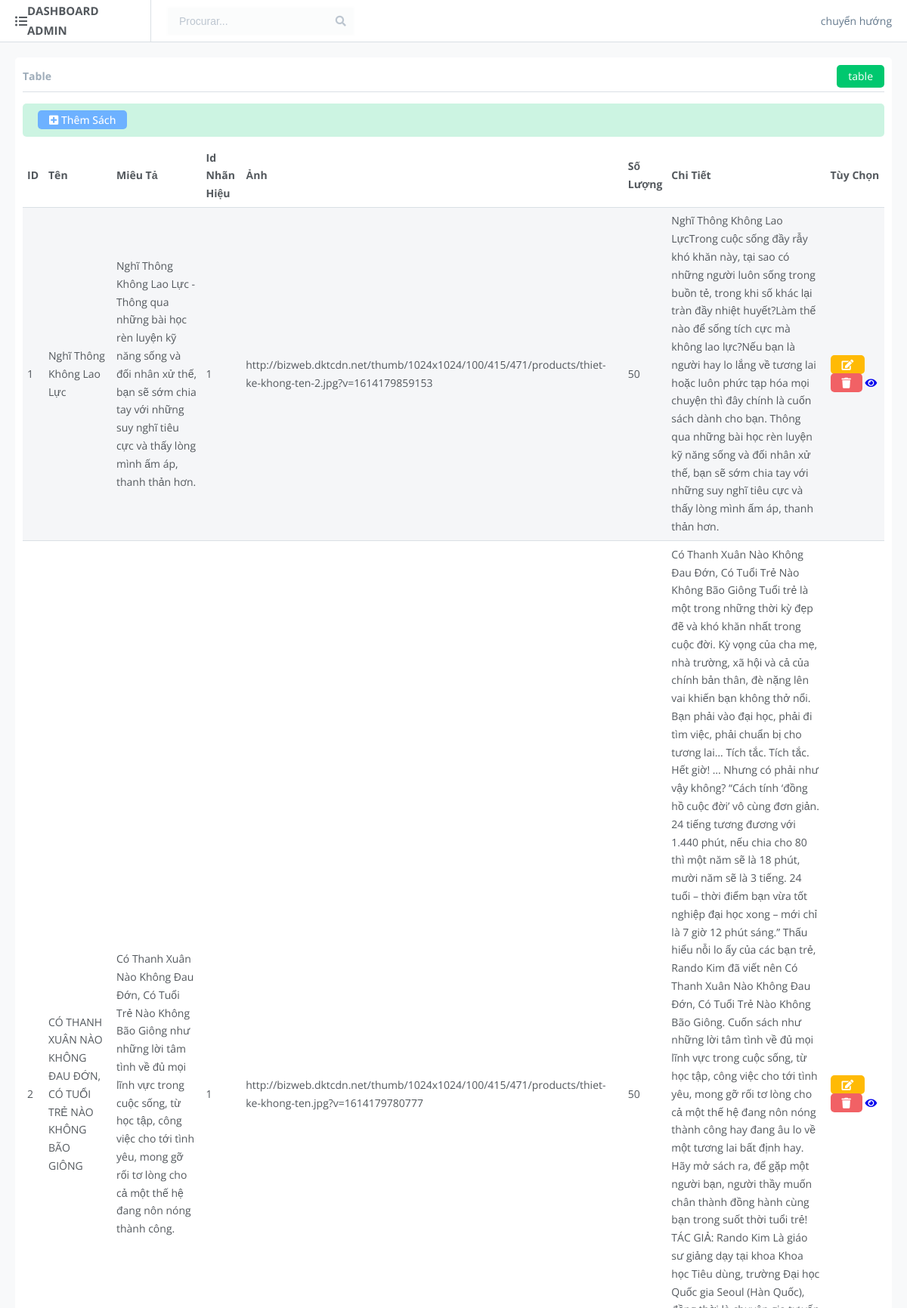
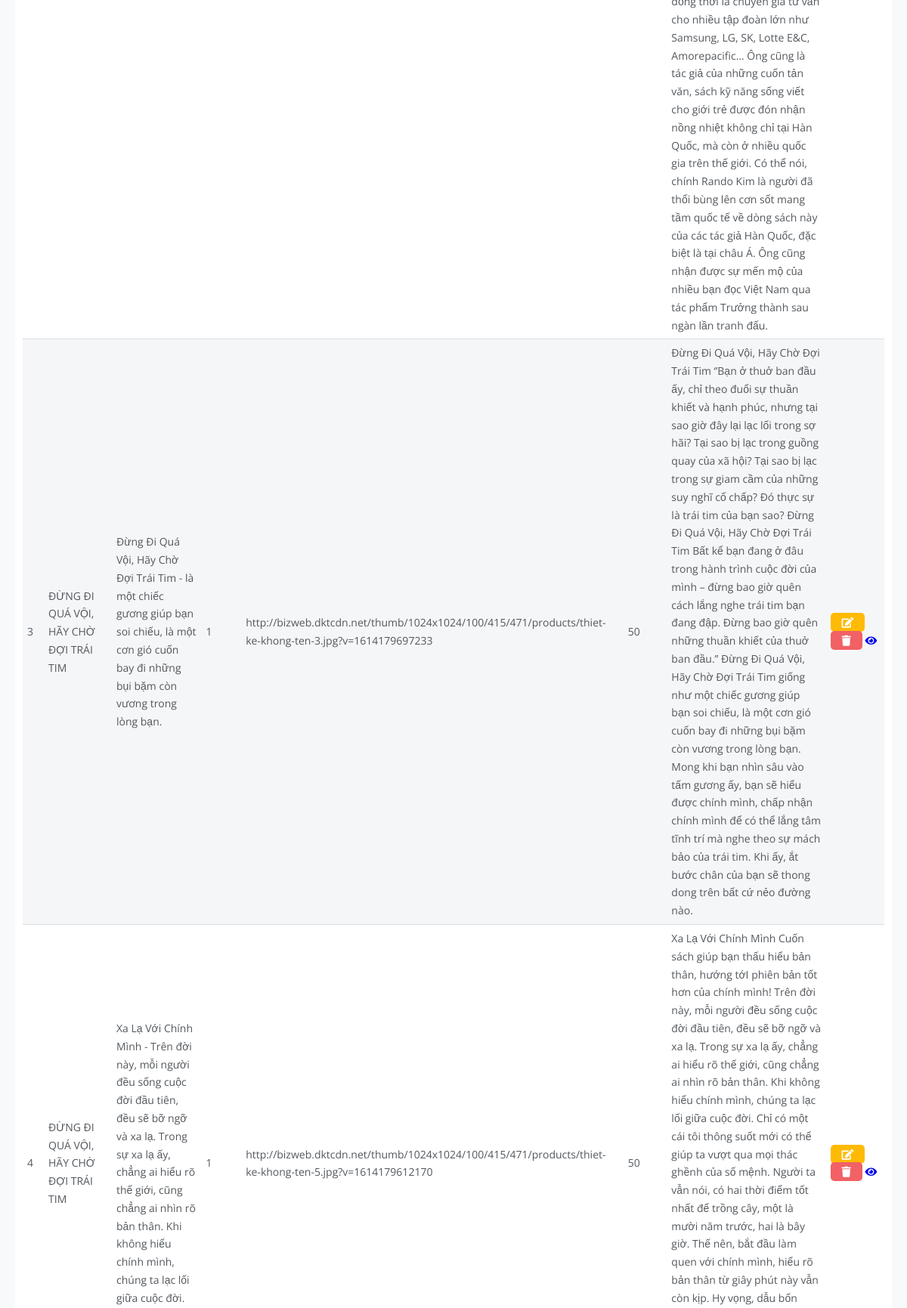
The app's page /Admin/BookAdmin.php (upper part) with its own data (2 pictures, top to bottom).
### tables this page shows
CREATE TABLE `books` (
  `id` int(11) NOT NULL,
  `booktitle` varchar(100) DEFAULT NULL,
  `describes` varchar(1000) DEFAULT NULL,
  `category_id` int(11) DEFAULT NULL,
  `img` varchar(200) DEFAULT NULL,
  `quantity` int(11) DEFAULT NULL,
  `detail` varchar(3000) DEFAULT NULL
);

### Admin/BookAdmin.php (the view, shortened to what this page needs)
<!DOCTYPE html>
<html lang="en">
<head>
    <link rel="stylesheet" href="https://cdnjs.cloudflare.com/ajax/libs/font-awesome/5.11.2/css/all.css">
    <link rel="stylesheet" href="../css/main.css">
    <link rel="stylesheet" href="../js/main.js">
</head>
<body>
    <nav class="topnav">
        <div class="logo">
            <a href="#" class="display-sm display-md" id="menu"><i class="fa fa-list-ul"></i></a>
            <a href="index.html" class="hidden-sm"><h1>Dashboard ADMIN</h1></a>
        </div>
        <div class="user-menu">
            <form action="#" method="post" class="hidden-sm">
                <input type="text" name="search" id="search" placeholder="Procurar...">
                <i class="fa fa-search"></i>
            </form>
            <div class="collapse navbar-collapse" id="navbarSupportedContent">
                <a href="./../Admin/BookAdmin.php">chuyển hướng</a>
            </div>
        </div>
    </nav>
    <main class="content">
        <div class="grid">
            <div class="painel">
                <div class="painel-header">
                    <h4 class="painel-title">Table</h4>
                    <a href="#" class="btn btn-green">table</a>
                </div>
                <div class="painel-body">
                    <div class="alert alert-success">
                        <a href="Books/Create.php" class="btn btn-blue">
                            <i class="fa fa-plus-square" aria-hidden="true"></i>
                                    Thêm Sách
                        </a>
                    </div>
                    <table class="zebra">
                        <thead>
                            <tr>
                                <th>ID</th>
                                <th style="width: 10%">Tên</th>
                                <th style="width: 15%">Miêu Tả</th>
                                <th style="width: 5%">Id Nhãn Hiệu</th>
                                <th style="width: 20%">Ảnh </th>
                                <th style="width: 5%">Số Lượng</th>
                                <th style="width: 35%">Chi Tiết</th>
                                <th style="width: 10%">Tùy Chọn</th>
                            </tr>
                        </thead>
                        <tbody>
                            <tr>
                                <?php
                                    $con = new mysqli('localhost', 'root', '', 'qlythuviensach');
                                    $sql = "SELECT * from books";
                                    if ($result = $con->query($sql)) {
                                        if ($result->num_rows > 0) {
                                            while ($row = $result->fetch_array()) {
                                                echo "<tr>";
                                                echo "<td>" . $row['id'] . "</td>";
                                                                            echo "<td>" . $row['booktitle'] . "</td>";
                                                                            echo "<td>" . $row['describes'] . "</td>";
                                                                            echo "<td>" . $row['category_id'] . "</td>";
                                                                            echo "<td>" . $row['img'] . "</td>";
                                                                            echo "<td>" . $row['quantity'] . "</td>";
                                                                            echo"<td>" . $row['detail'] . "</td>";
                                                echo " <td><a href='Books/Update.php?id=" . $row['id'] . "' class='btn btn-orange'><i class='fa fa-edit' aria-hidden='true'></i></a>
                                                <a href='Books/Delete.php?id=" . $row['id']."'
                                                onclick='location.href=showDele()' class='btn btn-red' ><i class='fa fa-trash' aria-hidden='true'></i></a>
                                                <a href=' class='btn btn-green'><i class='fa fa-eye' aria-hidden='true'></i></a>
                                                </td>";
                                                echo "</tr>";
                                            }
                                        } else {
                                            echo "Không tìm thấy dữ liệu.";
                                        }
                                    } else {
                                        echo "ERROR: Không thể thực thi câu lệnh $sql. " . $mysqli->error;
                                    }
                                ?>
                            </tr>
                        </tbody>
                    </table>
                </div>
            </div>
        </div>
    </main>
</body>
</html>

### css/main.css (style rules this page uses)
*, *::before, *::after { margin: 0; padding: 0; box-sizing: inherit; }
html { font-size: 62.5%; }
body { font-family: 'Open Sans', sans-serif; font-weight: 400; line-height: 1.7; box-sizing: border-box; background: #f8f9fa; }
a { text-decoration: none; }
.topnav { height: 5.6rem; width: 100vw; position: fixed; top: 0; left: 0; background: #fff; border-bottom: 1px solid #dae0e5; display: grid; grid-template-columns: 20rem 1fr; grid-template-areas: "logo user-nav"; }
.topnav form #search { padding: 1rem 1.5rem; padding-right: 3rem; width: 25rem; height: 100%; font-size: 1.4rem; background-color: #fbfcfc; border: 2px solid rgba(255, 255, 255, 0.8); color: #657a8e; border-radius: 4px; margin-right: -3rem; outline: none; transition: .2s ease-in-out; }
.topnav form i, .topnav form ::placeholder { color: #bdc6d0; }
.topnav .logo { border-right: 1px solid #dae0e5; grid-area: logo; display: flex; justify-content: center; align-items: center; }
@media only screen and (max-width: 75em) { .topnav .logo { padding: 0 2rem; justify-content: space-between; } }
.topnav .logo a { color: #53585d; text-transform: uppercase; }
.topnav .user-menu { grid-area: user-nav; display: flex; justify-content: space-between; align-items: center; padding: 0 2rem; font-size: 1.4rem; }
.topnav .user-menu a { color: #657a8e; }
#menu { font-size: 1.6rem; }
.content { margin-top: 5.6rem; margin-left: 20rem; padding: 2rem; height: calc(100vh - 5.6rem); overflow-y: auto; }
@media only screen and (max-width: 75em) { .content { margin-left: 0; } }
.grid { display: grid; grid-gap: 2rem; grid-template-columns: repeat(auto-fit, minmax(24rem, 1fr)); }
.display-sm { display: none; }
.display-md { display: none; }
@media only screen and (max-width: 75em) { .display-md { display: inline-flex; } }
.btn { padding: .3rem 1.5rem; border-radius: 5px; font-size: 1.4rem; border: 0; }
.btn-blue { background-color: #6DB1FF; color: #fff; }
.btn-green { background-color: #00C86F; color: #fff; }
.btn-orange { background-color: #FFBA05; color: #fff; }
.btn-red { background-color: #F16165; color: #fff; }
.alert { font-size: 1.4rem; border-radius: 5px; margin-bottom: 1rem; padding: 1rem 2rem; font-weight: 500; }
.alert-success { background: rgba(0, 200, 111, 0.2); color: #00C86F; }
.painel { background: #fff; color: #53585d; border-radius: 5px; padding: .5rem 1rem; }
.painel-header { display: flex; justify-content: space-between; align-items: center; border-bottom: 1px solid #dae0e5; padding: .5rem 0; }
.painel-header .painel-title { font-size: 1.4rem; color: #9fadba; }
.painel-body { margin: 1.5rem 0; font-size: 1.4rem; overflow: auto; }
table { width: 100%; border-collapse: collapse; }
th, td { padding: .6rem; text-align: left; border-bottom: 1px solid #dae0e5; color: #53585d; }
.zebra tr:nth-child(even) { background-color: #f5f6f8; }

### records on screen
books: id "1", booktitle "Nghĩ Thông Không Lao Lực", describes "Nghĩ Thông Không Lao Lực - Thông qua những bài học rèn luyện kỹ năng sống và đối nhân xử thế, bạn sẽ sớm chia tay với những suy nghĩ tiêu cực và thấy lòng mình ấm áp, thanh thản hơn.", category "1", img "http://bizweb.dktcdn.net/thumb/1024x1024/100/415/471/products/thiet-ke-khong-ten-2.jpg?v=1614179859153", quantity "50", detail "Nghĩ Thông Không Lao LựcTrong cuộc sống đầy rẫy khó khăn này, tại sao có những người luôn sống trong buồn tẻ, trong khi số khác lại tràn đầy nhiệt huyết?Làm thế nào để sống tích cực mà không lao lực?Nếu bạn là người hay lo lắng về tương lai hoặc luôn phức tạp hóa mọi chuyện thì đây chính là cuốn sách dành cho bạn. Thông qua những bài học rèn luyện kỹ năng sống và đối nhân xử thế, bạn sẽ sớm chia tay với những suy nghĩ tiêu cực và thấy lòng mình ấm áp, thanh thản hơn."
books: id "2", booktitle "CÓ THANH XUÂN NÀO KHÔNG ĐAU ĐỚN, CÓ TUỔI TRẺ NÀO KHÔNG BÃO GIÔNG", describes "Có Thanh Xuân Nào Không Đau Đớn, Có Tuổi Trẻ Nào Không Bão Giông như những lời tâm tình về đủ mọi lĩnh vực trong cuộc sống, từ học tập, công việc cho tới tình yêu, mong gỡ rối tơ lòng cho cả một thế hệ đang nôn nóng thành công.", category "1", img "http://bizweb.dktcdn.net/thumb/1024x1024/100/415/471/products/thiet-ke-khong-ten.jpg?v=1614179780777", quantity "50", detail "Có Thanh Xuân Nào Không Đau Đớn, Có Tuổi Trẻ Nào Không Bão Giông Tuổi trẻ là một trong những thời kỳ đẹp đẽ và khó khăn nhất trong cuộc đời. Kỳ vọng của cha mẹ, nhà trường, xã hội và cả của chính bản thân, đè nặng lên vai khiến bạn không thở nổi. Bạn phải vào đại học, phải đi tìm việc, phải chuẩn bị cho tương lai… Tích tắc. Tích tắc. Hết giờ! … Nhưng có phải như vậy không? “Cách tính ‘đồng hồ cuộc đời’ vô cùng đơn giản. 24 tiếng tương đương với 1.440 phút, nếu chia cho 80 thì một năm sẽ là 18 phút, mười năm sẽ là 3 tiếng. 24 tuổi – thời điểm bạn vừa tốt nghiệp đại học xong – mới chỉ là 7 giờ 12 phút sáng.” Thấu hiểu nỗi lo ấy của các bạn trẻ, Rando Kim đã viết nên Có Thanh Xuân Nào Không…"
books: id "3", booktitle "ĐỪNG ĐI QUÁ VỘI, HÃY CHỜ ĐỢI TRÁI TIM", describes "Đừng Đi Quá Vội, Hãy Chờ Đợi Trái Tim - là một chiếc gương giúp bạn soi chiếu, là một cơn gió cuốn bay đi những bụi bặm còn vương trong lòng bạn.", category "1", img "http://bizweb.dktcdn.net/thumb/1024x1024/100/415/471/products/thiet-ke-khong-ten-3.jpg?v=1614179697233", quantity "50", detail "Đừng Đi Quá Vội, Hãy Chờ Đợi Trái Tim ‘’Bạn ở thuở ban đầu ấy, chỉ theo đuổi sự thuần khiết và hạnh phúc, nhưng tại sao giờ đây lại lạc lối trong sợ hãi? Tại sao bị lạc trong guồng quay của xã hội? Tại sao bị lạc trong sự giam cầm của những suy nghĩ cố chấp? Đó thực sự là trái tim của bạn sao? Đừng Đi Quá Vội, Hãy Chờ Đợi Trái Tim Bất kể bạn đang ở đâu trong hành trình cuộc đời của mình – đừng bao giờ quên cách lắng nghe trái tim bạn đang đập. Đừng bao giờ quên những thuần khiết của thuở ban đầu.” Đừng Đi Quá Vội, Hãy Chờ Đợi Trái Tim giống như một chiếc gương giúp bạn soi chiếu, là một cơn gió cuốn bay đi những bụi bặm còn vương trong lòng bạn. Mong khi bạn nhìn sâu vào tấm gương ấy, bạn…"
books: id "4", booktitle "ĐỪNG ĐI QUÁ VỘI, HÃY CHỜ ĐỢI TRÁI TIM", describes "Xa Lạ Với Chính Mình - Trên đời này, mỗi người đều sống cuộc đời đầu tiên, đều sẽ bỡ ngỡ và xa lạ. Trong sự xa lạ ấy, chẳng ai hiểu rõ thế giới, cũng chẳng ai nhìn rõ bản thân. Khi không hiểu chính mình, chúng ta lạc lối giữa cuộc đời.", category "1", img "http://bizweb.dktcdn.net/thumb/1024x1024/100/415/471/products/thiet-ke-khong-ten-5.jpg?v=1614179612170", quantity "50"
